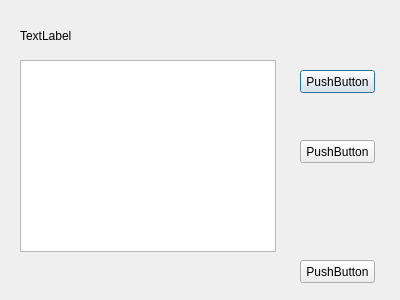
<?xml version="1.0" encoding="UTF-8"?>
<ui version="4.0">
 <class>Dialog</class>
 <widget class="QDialog" name="Dialog">
  <property name="geometry">
   <rect>
    <x>0</x>
    <y>0</y>
    <width>400</width>
    <height>300</height>
   </rect>
  </property>
  <property name="windowTitle">
   <string>Dialog</string>
  </property>
  <widget class="QLabel" name="label">
   <property name="geometry">
    <rect>
     <x>20</x>
     <y>30</y>
     <width>54</width>
     <height>12</height>
    </rect>
   </property>
   <property name="text">
    <string>TextLabel</string>
   </property>
  </widget>
  <widget class="QTextBrowser" name="textBrowser">
   <property name="geometry">
    <rect>
     <x>20</x>
     <y>60</y>
     <width>256</width>
     <height>192</height>
    </rect>
   </property>
  </widget>
  <widget class="QPushButton" name="pushButton">
   <property name="geometry">
    <rect>
     <x>300</x>
     <y>70</y>
     <width>75</width>
     <height>23</height>
    </rect>
   </property>
   <property name="text">
    <string>PushButton</string>
   </property>
  </widget>
  <widget class="QPushButton" name="pushButton_2">
   <property name="geometry">
    <rect>
     <x>300</x>
     <y>140</y>
     <width>75</width>
     <height>23</height>
    </rect>
   </property>
   <property name="text">
    <string>PushButton</string>
   </property>
  </widget>
  <widget class="QPushButton" name="pushButton_3">
   <property name="geometry">
    <rect>
     <x>300</x>
     <y>260</y>
     <width>75</width>
     <height>23</height>
    </rect>
   </property>
   <property name="text">
    <string>PushButton</string>
   </property>
  </widget>
 </widget>
 <resources/>
 <connections/>
</ui>
